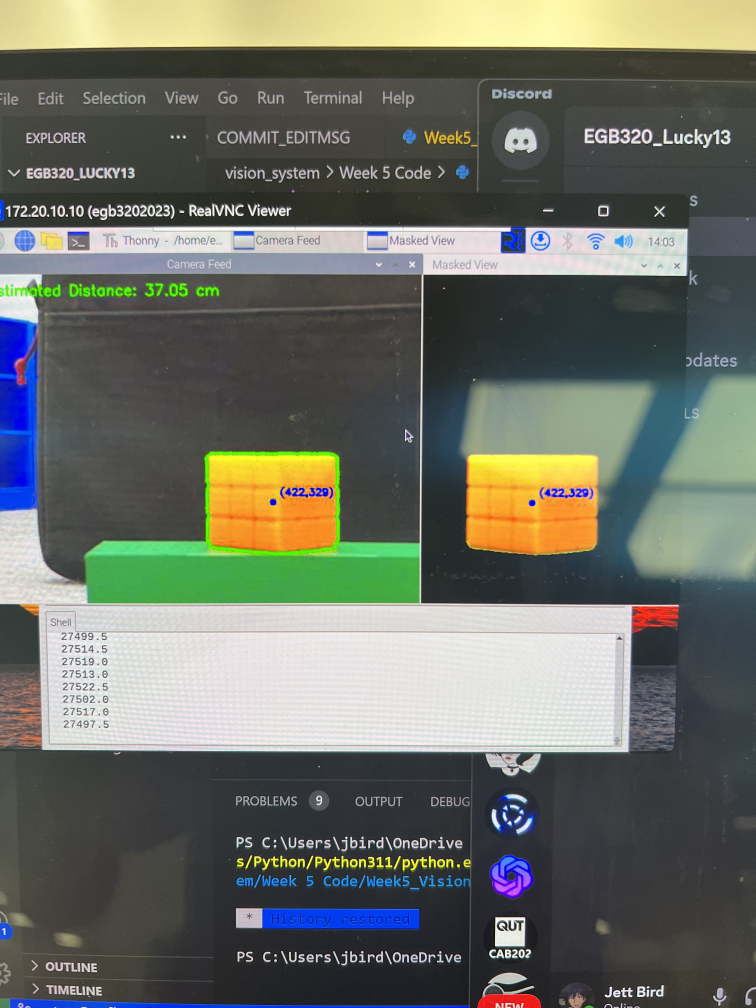
#> input picture Jett's Code Valut/Presentaion_Files/IMG_6655.jpg, 3024 x 4032 px, given in place of the camera (shown at 1/4 size)
$ python BasicColorMask.py
#> lines starting #> are read from the running program, lines starting #| are printed output that depends on the picture; after the words box and inside, x2 and y2 are one past the last pixel; in counts of white or black regions, pixels touching at a corner belong together
import cv2
import numpy as np

# Constants
MIN_CONTOUR_AREA_THRESHOLD = 5000

# Color Ranges and Contour Colors (As in the original code)
color_ranges = {
    'yellow': (np.array([13, 0, 60]), np.array([40, 255, 255])),
    'blue': (np.array([100, 92, 0]), np.array([120, 255, 255])),
    'green': (np.array([30, 0, 15]), np.array([74, 123, 255])),
    'orange': (np.array([0, 0, 44]), np.array([10, 255, 255])),
    'black': (np.array([0, 0, 44]), np.array([10, 255, 255])),
    'wall': (np.array([0, 0, 44]), np.array([10, 255, 255]))
}

contour_colors = {
    'yellow': (255, 255, 0),
    'blue': (255, 0, 0),
    'green': (0, 128, 0),
    'orange': (255, 200, 0),
    'black': (0, 0, 0),
    'wall': (128, 0, 128)
}

def detect_color_objects(frame, color_range, contour_color, color_name):
    hsv_frame = cv2.cvtColor(frame, cv2.COLOR_BGR2HSV)
    mask = cv2.inRange(hsv_frame, color_range[0], color_range[1])

    # Preprocess the mask
    mask = cv2.GaussianBlur(mask, (5, 5), 0)
    kernel = np.ones((5, 5), np.uint8)
    mask = cv2.erode(mask, kernel, iterations=2)
    mask = cv2.dilate(mask, kernel, iterations=2)

    # Find contours in the mask
    contours, _ = cv2.findContours(mask, cv2.RETR_EXTERNAL, cv2.CHAIN_APPROX_SIMPLE)

    # Draw contour outlines and calculate center points
    detected_objects = 0
    center_points = []
    estimated_distances = []

    for contour in contours:
        if cv2.contourArea(contour) > MIN_CONTOUR_AREA_THRESHOLD:
            cv2.drawContours(frame, [contour], -1, contour_color, 2)
            detected_objects += 1

            M = cv2.moments(contour)
            if M["m00"] != 0:
                cX = int(M["m10"] / M["m00"])
                cY = int(M["m01"] / M["m00"])
                center_points.append((cX, cY))

                if color_name == 'black':
                    rect = cv2.minAreaRect(contour)
                    width = max(rect[1]) if rect[1][0] > rect[1][1] else rect[1][1]
                    estimated_distance = black_pixel_to_distance(width)
                    estimated_distances.append(estimated_distance)
                    estimated_distance_text = f'Distance: {estimated_distance:.2f}'
                    cv2.putText(frame, estimated_distance_text, (cX - 50, cY + 40), cv2.FONT_HERSHEY_SIMPLEX, 0.5, contour_color, 2)

                # [7 lines of commented-out code are left out]

                if color_name == 'green':
                    rect = cv2.minAreaRect(contour)
                    width = max(rect[1]) if rect[1][0] > rect[1][1] else rect[1][1]
                    estimated_distance = green_pixel_to_distance(width)
                    estimated_distances.append(estimated_distance)
                    estimated_distance_text = f'Distance: {estimated_distance:.2f}'
                    cv2.putText(frame, estimated_distance_text, (cX - 50, cY + 40), cv2.FONT_HERSHEY_SIMPLEX, 0.5, contour_color, 2)

    return frame, mask, detected_objects, center_points

def main():
    # Initialize the camera and other variables
    cap = cv2.VideoCapture(0)

    # Simulated data: Distance (in cm) and corresponding pixel counts (For Black)
    black_distances = [15, 20, 25, 30]
    black_pixel_width = [441, 335, 271, 232]
    black_coefficients = np.polyfit(black_pixel_width, black_distances, 2)
    global black_pixel_to_distance
    black_pixel_to_distance = np.poly1d(black_coefficients)

    # # Simulated data: Distance (in cm) and corresponding pixel counts (For Orange)
    # orange_distances = [15, 20, 25, 30]
    # orange_pixel_width = [441, 335, 271, 232]
    # orange_coefficients = np.polyfit(orange_pixel_width, orange_distances, 2)
    # global orange_pixel_to_distance
    # orange_pixel_to_distance = np.poly1d(orange_coefficients)

    # Simulated data: Distance (in cm) and corresponding pixel counts (For Green)
    green_distances = [15, 20, 25, 30]
    green_pixel_width = [441, 335, 271, 232]
    green_coefficients = np.polyfit(green_pixel_width, green_distances, 2)
    global green_pixel_to_distance
    green_pixel_to_distance = np.poly1d(green_coefficients)

    while True:
        ret, frame = cap.read()
#> frame is the input picture: shape (4032, 3024, 3); mean B, G, R 101, 109.9, 106.3
        if not ret:
            break

        detected_objects_count = {}
        masks = {}
        center_points_dict = {}

        for color_name, color_range in color_ranges.items():
            contour_color = contour_colors[color_name]
            frame, mask, num_objects, center_points = detect_color_objects(frame, color_range, contour_color, color_name)
            masks[color_name] = mask
            detected_objects_count[color_name] = num_objects
            center_points_dict[color_name] = center_points
#> this loop made 6 passes
#> num_objects on passes 1 to 6: 24, 13, 20, 13, 13, 13
#> pass 1, in detect_color_objects, `mask = cv2.inRange(hsv_frame, color_range[0], color_range[1])`:
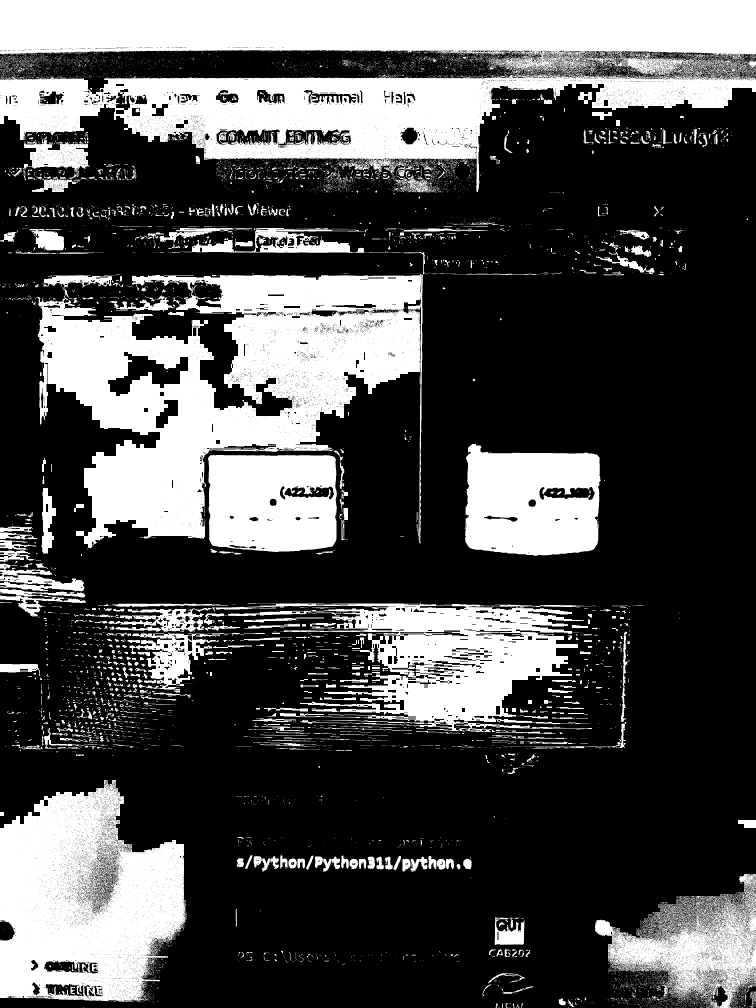
#> mask: shape (4032, 3024) (shown at 1/4 size); 31.1% white; 14811 white regions (13267 under 20 px), largest, box (x1, y1, x2, y2) and area: (0, 0, 3024, 768) 1223617, (141, 1096, 1692, 2193) 827351, (0, 3120, 748, 4007) 461777
#> pass 1, in detect_color_objects, `mask = cv2.erode(mask, kernel, iterations=2)`:
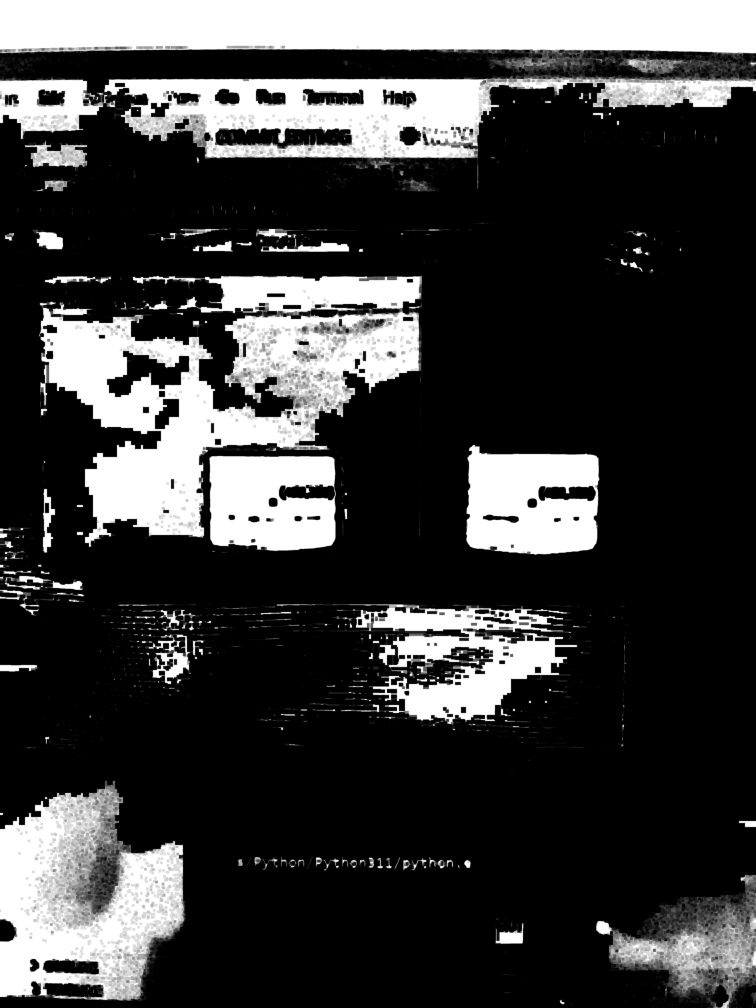
#> mask: shape (4032, 3024) (shown at 1/4 size); min 0, max 255, mean 60.9
#> after the loop:
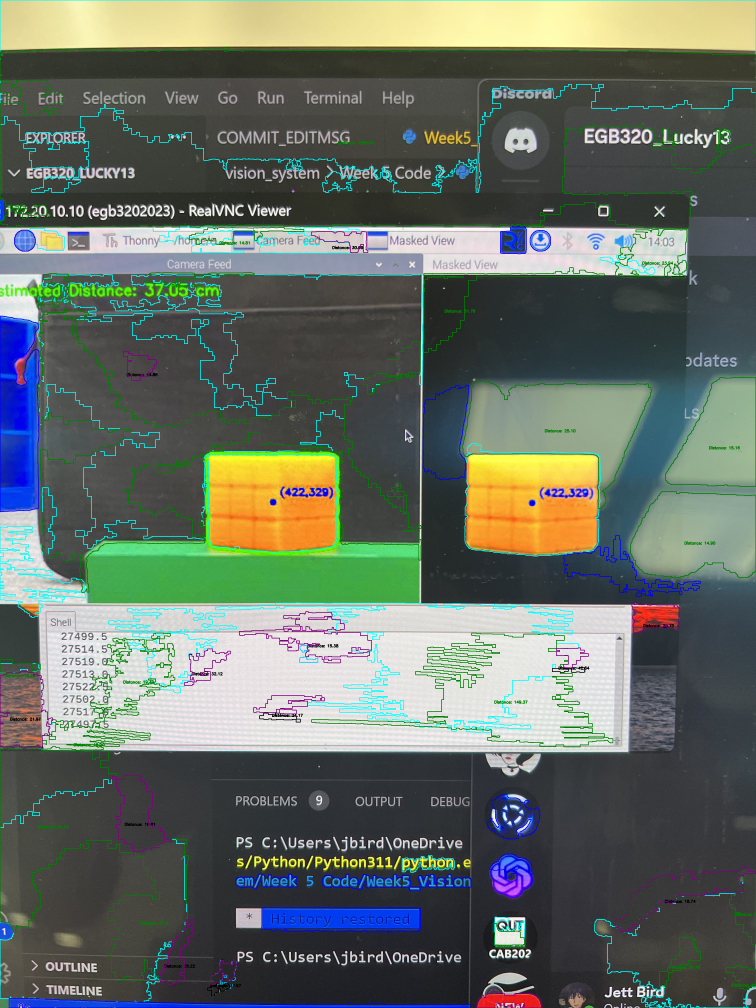
#> frame: shape (4032, 3024, 3) (shown at 1/4 size); mean B, G, R 101.1, 110.4, 101.7
#> after the loop, center_points_dict = 6 items; detected_objects_count = {'yellow': 24, 'blue': 13, 'green': 20, 'orange': 13, 'black': 13, 'wall': 13}; masks = 6 items

        for idx, (color_name, count) in enumerate(detected_objects_count.items()):
            text = f'{color_name.capitalize()}: {count}'
            cv2.putText(frame, text, (20, 30 + idx * 30), cv2.FONT_HERSHEY_SIMPLEX, 1, (255, 255, 255), 2)
#> this loop made 6 passes
#> (color_name, count, text) on passes 1 to 6: ('yellow', 24, 'Yellow: 24'), ('blue', 13, 'Blue: 13'), ('green', 20, 'Green: 20'), ('orange', 13, 'Orange: 13'), ('black', 13, 'Black: 13'), ('wall', 13, 'Wall: 13')

        for color_name, center_points in center_points_dict.items():
            for cX, cY in center_points:
                text = f'({frame.shape[1] // 2 - cX})'
                cv2.circle(frame, (cX, cY), 5, contour_colors[color_name], -1)
                cv2.putText(frame, text, (cX + 10, cY), cv2.FONT_HERSHEY_SIMPLEX, 0.5, contour_colors[color_name], 2)
#> this loop made 6 passes
#> color_name on passes 1 to 6: 'yellow', 'blue', 'green', 'orange', 'black', 'wall'

        cv2.imshow('Object Detection', frame)
        cv2.imshow('Yellow Mask', masks['yellow'])
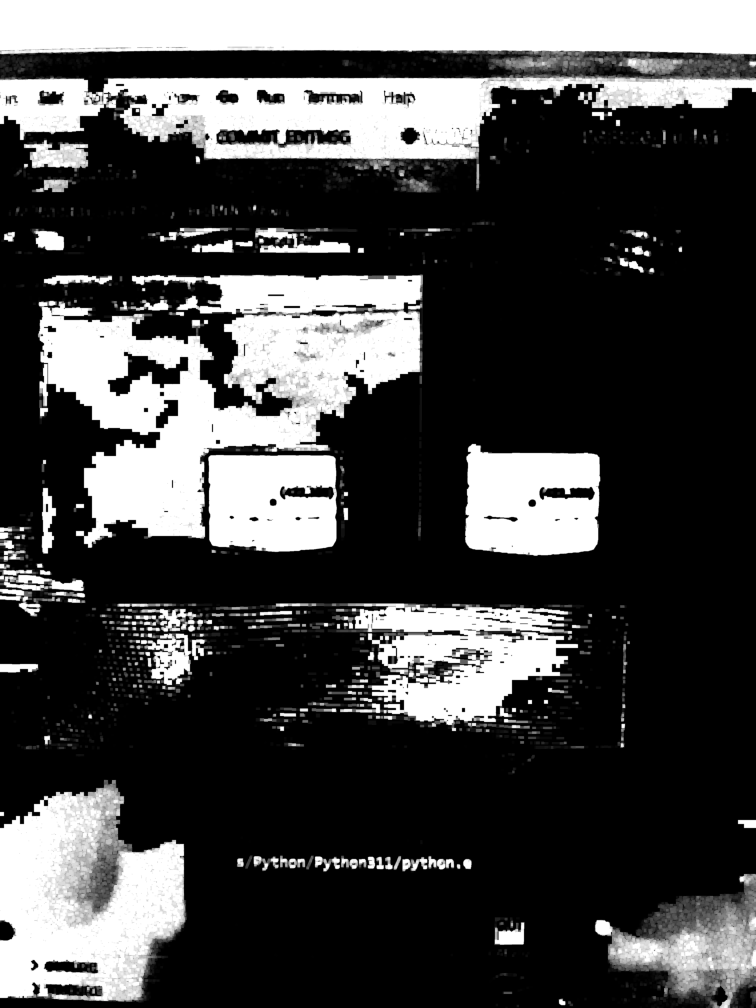
#> window 'Yellow Mask': shape (4032, 3024) (shown at 1/4 size); min 0, max 255, mean 71.9
        cv2.imshow('Blue Mask', masks['blue'])
        cv2.imshow('Green Mask', masks['green'])
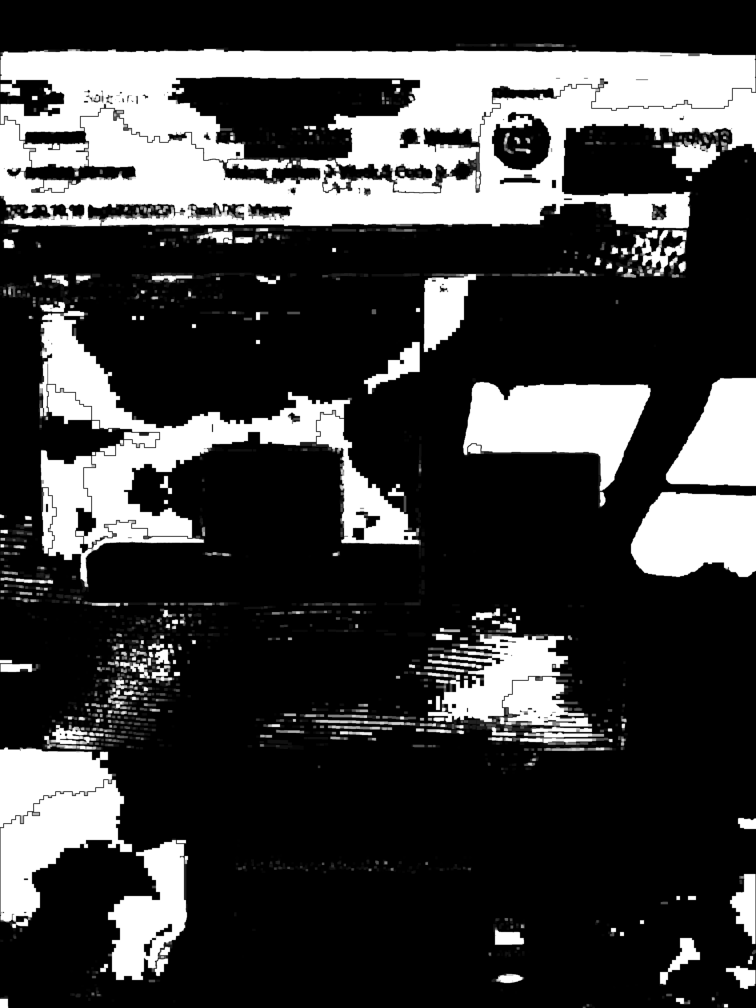
#> window 'Green Mask': shape (4032, 3024) (shown at 1/4 size); min 0, max 255, mean 63.5
        cv2.imshow('Orange Mask', masks['orange'])
        cv2.imshow('Black Mask', masks['black'])
        cv2.imshow('Wall Mask', masks['wall'])
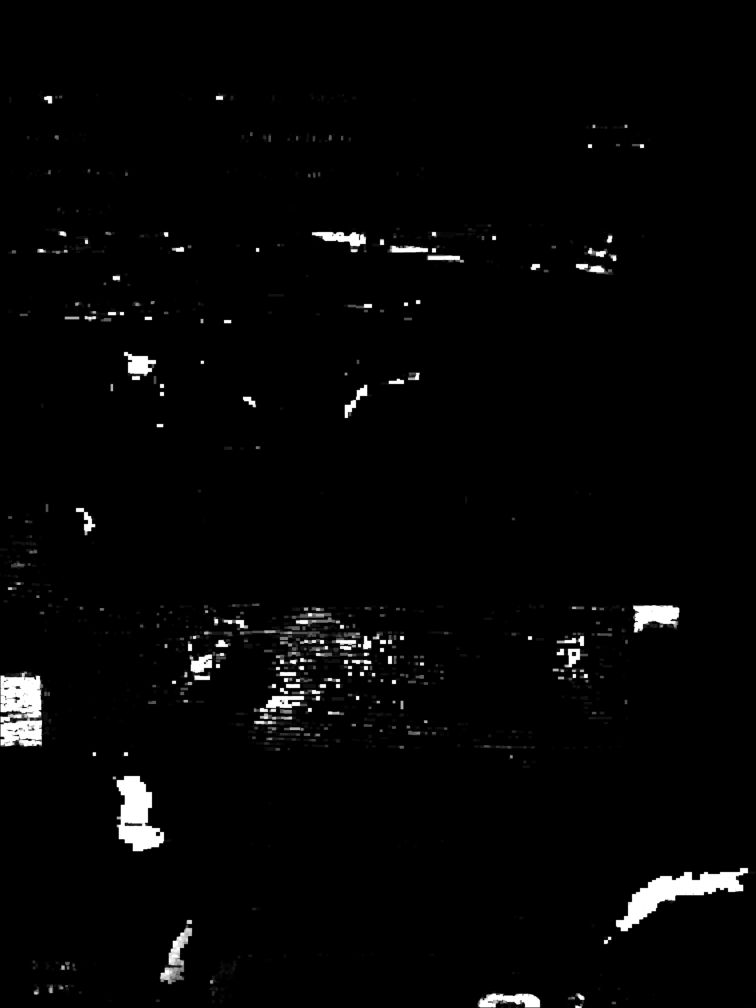
#> window 'Wall Mask': shape (4032, 3024) (shown at 1/4 size); min 0, max 255, mean 5.6

        if cv2.waitKey(1) & 0xFF == ord('q'):
#> (key q is pressed here)
            break

    cap.release()
    cv2.destroyAllWindows()

if __name__ == "__main__":
    main()
